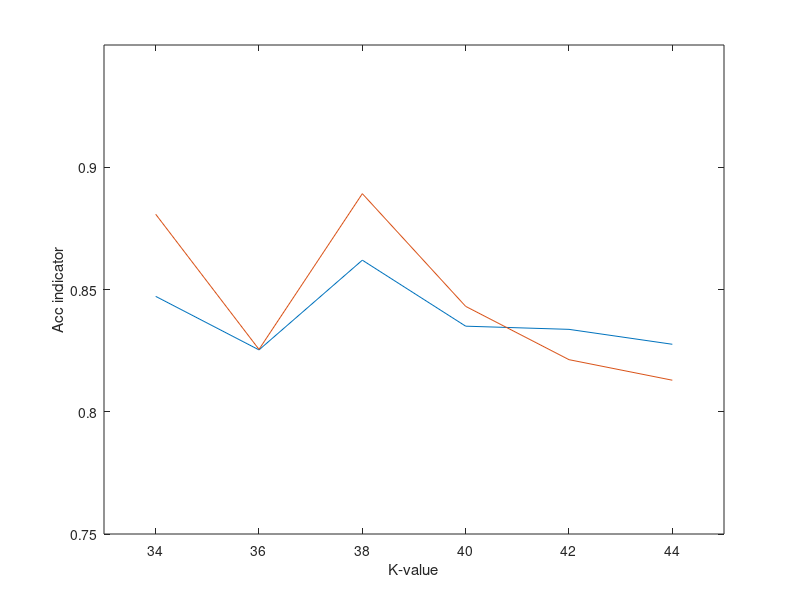

The MATLAB source for this figure:
k=[34,36,38,40,42,44];
title('Comparison of the Jain dataset','position',[6.5,1.1])
acc1=[0.8472,0.8253,0.8620,0.8350,0.8337,0.8276];
acc2=[0.8808,0.8255,0.8892,0.8431,0.8213,0.8129];
plot(k,acc1);
 xlim([33 45]);
 ylim([0.75 0.95]);
 hold on;
 plot(k,acc2)
 xlabel('K-value');
 ylabel('Acc indicator');